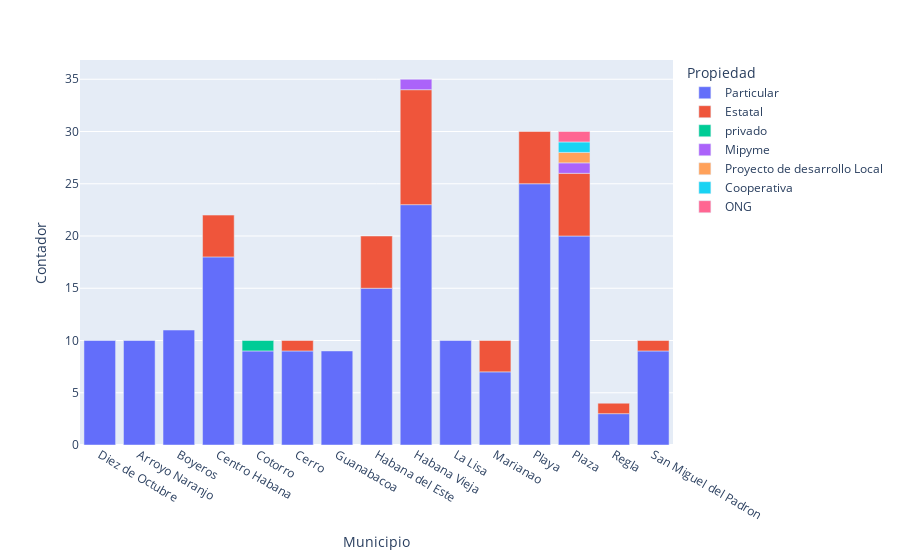

The notebook cell saved with this chart:
### Code cell
fig = px.bar(df, x = "Municipio", y = "Contador" , color = "Propiedad")
fig.show()

### Figure 1 — Plotly figure (JSON) as saved in the notebook; plotly's stock layout.template omitted (floating-point values rounded to 4 significant figures)
{"data": [{"alignmentgroup": "True", "hovertemplate": "Propiedad=Particular<br>Municipio=%{x}<br>Contador=%{y}<extra></extra>", "legendgroup": "Particular", "marker": {"color": "#636efa", "pattern": {"shape": ""}}, "name": "Particular", "offsetgroup": "Particular", "orientation": "v", "showlegend": true, "textposition": "auto", "type": "bar", "x": ["Diez de Octubre", "Arroyo Naranjo", "Boyeros", "Centro Habana", "Cotorro", "Cerro", "Guanabacoa", "Habana del Este", "Habana Vieja", "La Lisa", "Marianao", "Playa", "Plaza", "Regla", "San Miguel del Padron"], "xaxis": "x", "y": [10, 10, 11, 18, 9, 9, 9, 15, 23, 10, 7, 25, 20, 3, 9], "yaxis": "y"}, {"alignmentgroup": "True", "hovertemplate": "Propiedad=Estatal<br>Municipio=%{x}<br>Contador=%{y}<extra></extra>", "legendgroup": "Estatal", "marker": {"color": "#EF553B", "pattern": {"shape": ""}}, "name": "Estatal", "offsetgroup": "Estatal", "orientation": "v", "showlegend": true, "textposition": "auto", "type": "bar", "x": ["Centro Habana", "Cerro", "Habana del Este", "Habana Vieja", "Marianao", "Playa", "Plaza", "Regla", "San Miguel del Padron"], "xaxis": "x", "y": [4, 1, 5, 11, 3, 5, 6, 1, 1], "yaxis": "y"}, {"alignmentgroup": "True", "hovertemplate": "Propiedad=privado<br>Municipio=%{x}<br>Contador=%{y}<extra></extra>", "legendgroup": "privado", "marker": {"color": "#00cc96", "pattern": {"shape": ""}}, "name": "privado", "offsetgroup": "privado", "orientation": "v", "showlegend": true, "textposition": "auto", "type": "bar", "x": ["Cotorro"], "xaxis": "x", "y": [1], "yaxis": "y"}, {"alignmentgroup": "True", "hovertemplate": "Propiedad=Mipyme<br>Municipio=%{x}<br>Contador=%{y}<extra></extra>", "legendgroup": "Mipyme", "marker": {"color": "#ab63fa", "pattern": {"shape": ""}}, "name": "Mipyme", "offsetgroup": "Mipyme", "orientation": "v", "showlegend": true, "textposition": "auto", "type": "bar", "x": ["Habana Vieja", "Plaza"], "xaxis": "x", "y": [1, 1], "yaxis": "y"}, {"alignmentgroup": "True", "hovertemplate": "Propiedad=Proyecto de desarrollo Local<br>Municipio=%{x}<br>Contador=%{y}<extra></extra>", "legendgroup": "Proyecto de desarrollo Local", "marker": {"color": "#FFA15A", "pattern": {"shape": ""}}, "name": "Proyecto de desarrollo Local", "offsetgroup": "Proyecto de desarrollo Local", "orientation": "v", "showlegend": true, "textposition": "auto", "type": "bar", "x": ["Plaza"], "xaxis": "x", "y": [1], "yaxis": "y"}, {"alignmentgroup": "True", "hovertemplate": "Propiedad=Cooperativa<br>Municipio=%{x}<br>Contador=%{y}<extra></extra>", "legendgroup": "Cooperativa", "marker": {"color": "#19d3f3", "pattern": {"shape": ""}}, "name": "Cooperativa", "offsetgroup": "Cooperativa", "orientation": "v", "showlegend": true, "textposition": "auto", "type": "bar", "x": ["Plaza"], "xaxis": "x", "y": [1], "yaxis": "y"}, {"alignmentgroup": "True", "hovertemplate": "Propiedad=ONG<br>Municipio=%{x}<br>Contador=%{y}<extra></extra>", "legendgroup": "ONG", "marker": {"color": "#FF6692", "pattern": {"shape": ""}}, "name": "ONG", "offsetgroup": "ONG", "orientation": "v", "showlegend": true, "textposition": "auto", "type": "bar", "x": ["Plaza"], "xaxis": "x", "y": [1], "yaxis": "y"}], "layout": {"barmode": "relative", "legend": {"title": {"text": "Propiedad"}, "tracegroupgap": 0}, "margin": {"t": 60}, "xaxis": {"anchor": "y", "domain": [0, 1], "title": {"text": "Municipio"}}, "yaxis": {"anchor": "x", "domain": [0, 1], "title": {"text": "Contador"}}}}
